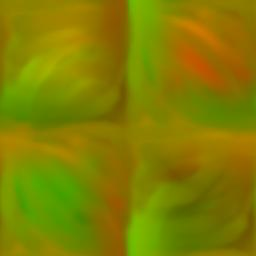
#> input picture assets/Scene资源/uv流动图-seamless.png, 256 x 256 px, given in place of 苔蔓高强降噪2048.png, which was not available
$ python gen_moss_normal_analytic.py
#> lines starting #> are read from the running program, lines starting #| are printed output that depends on the picture
# -*- coding: utf-8 -*-
"""解析法重生成苔蔓法线 (标准 OpenGL 切线空间约定):
高度源 = 去噪图低通 (与烘焙同源)
R = -dH/dx, G = +dH/dy_down (v 向上约定), B = 1/sqrt(1+sx²+sy²)
"""
import numpy as np
from PIL import Image, ImageFilter

ROOT = r"e:/UGit/cocos-creator38-demo/"
SIZE = 2048

# 高度源: 去噪图 r=1 基底 + 锐化增强 (最细尺度坡度放大 2.2 倍, 颗粒观感更锐更细)
h_img = Image.open(ROOT + "assets/Scene资源/苔蔓高强降噪2048.png").convert("RGB").filter(ImageFilter.GaussianBlur(1))
H0 = np.asarray(h_img).astype(np.float64) / 255.0 @ np.array([0.299, 0.587, 0.114])
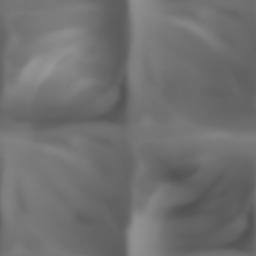
#> H0: shape (256, 256) float64; min 0.325, max 0.597, mean 0.443
H_fine = np.asarray(h_img.filter(ImageFilter.GaussianBlur(2))).astype(np.float64) / 255.0 @ np.array([0.299, 0.587, 0.114])
H = H0 + 1.2 * (H0 - H_fine)   # unsharp: 细节分量增强, 不引入新噪声

# Sobel 梯度 (图像坐标: x=列向右, y=行向下)
def sobel(a, axis):
#> called with axis = 0
    k = np.zeros((3, 3))
    k[0, :] = [-1, 0, 1]; k[2, :] = [-1, 0, 1]
    if axis == 1:
        k = k.T
    from numpy.lib.stride_tricks import sliding_window_view
    p = np.pad(a, 1, mode='edge')
    win = sliding_window_view(p, (3, 3))
    return (win * k).sum(axis=(-1, -2))

gx = sobel(H, 0) / 8.0  # dH/dx
gy = sobel(H, 1) / 8.0  # dH/dy_down
#> call 2 of sobel, with axis = 1
#> in sobel (call 2), `return (win * k).sum(axis=(-1, -2))`:
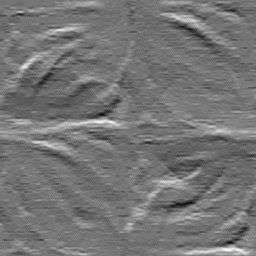
#> returned value: shape (256, 256) float64; min -0.0875, max 0.103, mean 1.12e-05; drawn with min black and max white

# 坡度标定: 最大平均坡度 ~0.5 (苔藓软表面, 与游戏观感匹配; 不足调材质 normalStrength)
SLOPE = 0.5
scale = SLOPE / max(np.sqrt(gx * gx + gy * gy).mean(), 1e-6)
#> scale = 214.9
sx = -gx * scale          # R 通道
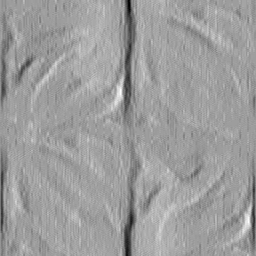
#> sx: shape (256, 256) float64; min -4.21, max 2.61, mean 0.000474; drawn with min black and max white
sy = gy * scale           # G 通道 = +dH/dy_down (OpenGL, v 向上)
print("标定 scale %.1f, 平均坡度 %.3f" % (scale, np.sqrt(sx * sx + sy * sy).mean()))
#| 标定 scale 214.9, 平均坡度 0.500

nz = np.ones_like(sx)
norm = np.sqrt(sx * sx + sy * sy + 1.0)
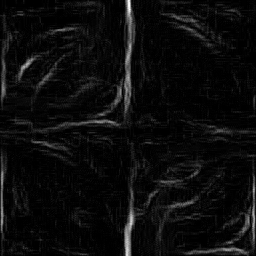
#> norm: shape (256, 256) float64; min 1, max 4.33, mean 1.16; drawn with min black and max white
out = np.stack([sx / norm * 0.5 + 0.5, sy / norm * 0.5 + 0.5, nz / norm * 0.5 + 0.5], axis=-1)
master = Image.fromarray((np.clip(out, 0, 1) * 255).astype(np.uint8))
master.save(ROOT + ".CodeBuddyTemp/moss_normal_2048.png", "PNG")

# 部署三件套 (缩小后重归一化)
for size, name in [(2048, "assets/Scene资源/苔蔓法线贴图2048.png"),
                   (1024, "assets/Scene资源/苔蔓法线贴图1024.png"),
                   (128, "assets/Scene资源/苔蔓法线贴图128.png")]:
    im = master.resize((size, size), Image.LANCZOS)
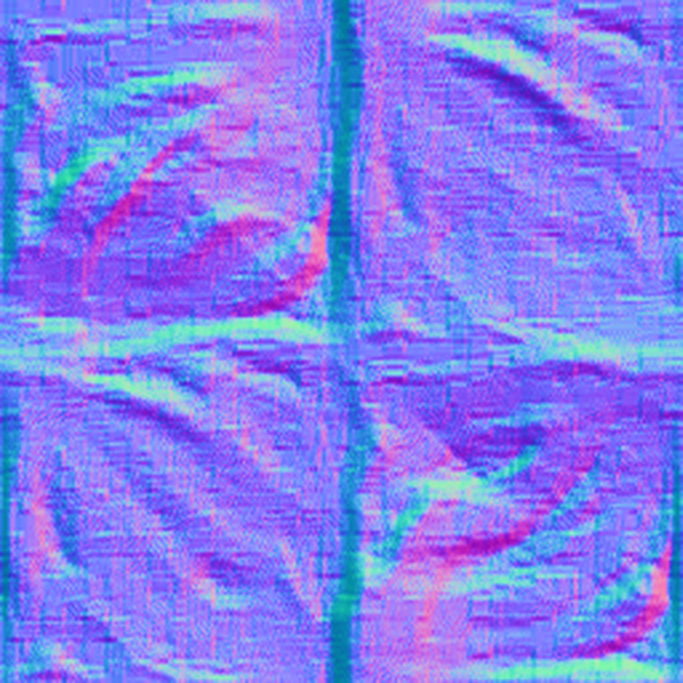
#> im: PIL image 2048x2048 RGB (shown at 1/3 size); mean R, G, B 130, 125.8, 240.1
    a = np.asarray(im).astype(np.float64) / 255.0
    v = a * 2 - 1
    ln = np.sqrt((v ** 2).sum(axis=-1, keepdims=True))
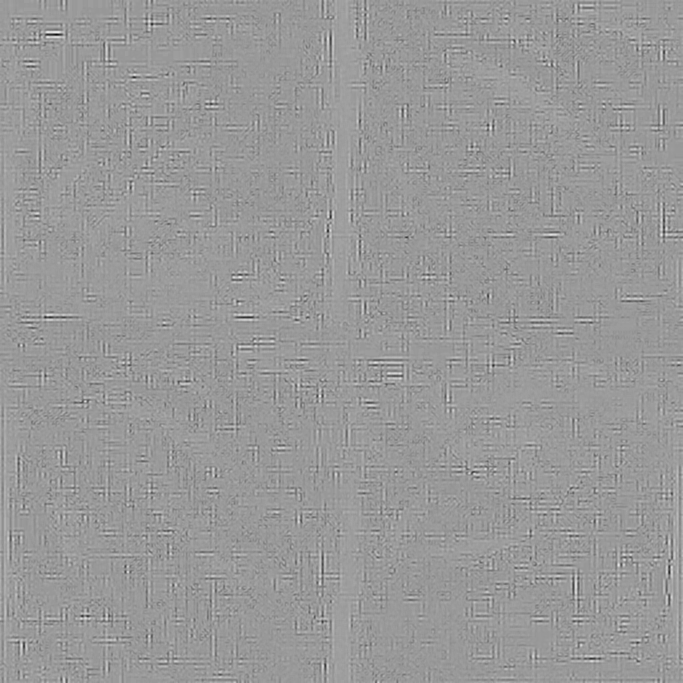
#> ln: shape (2048, 2048, 1) float64 (shown at 1/3 size); min 0.789, max 1.13, mean 0.994; drawn with min black and max white
    v = v / np.maximum(ln, 1e-6)
    Image.fromarray((np.clip((v + 1) / 2, 0, 1) * 255).astype(np.uint8)).save(ROOT + name, "PNG")
    a2 = np.asarray(Image.open(ROOT + name)).astype(np.float64) / 255.0
    v2 = a2 * 2 - 1
    ln2 = v2[..., 0] ** 2 + v2[..., 1] ** 2 + v2[..., 2] ** 2
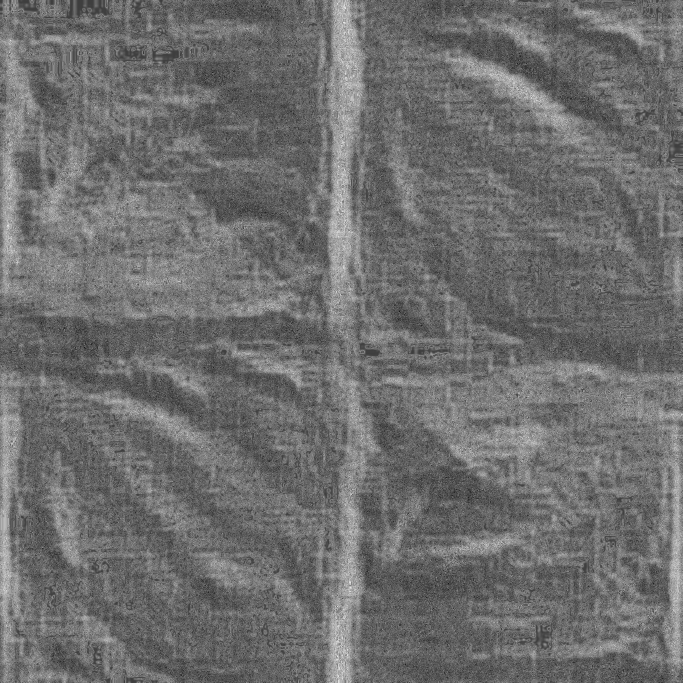
#> ln2: shape (2048, 2048) float64 (shown at 1/3 size); min 0.973, max 1.02, mean 0.993; drawn with min black and max white
    print("✓ %s 单位化 %.1f%%" % (name, (np.abs(ln2 - 1) < 0.2).mean() * 100))
#| ✓ assets/Scene资源/苔蔓法线贴图2048.png 单位化 100.0%

master.save(ROOT + ".CodeBuddyTemp/上传CDN_苔蔓法线贴图2048.png", "PNG")
print("✓ .CodeBuddyTemp/上传CDN_苔蔓法线贴图2048.png")
